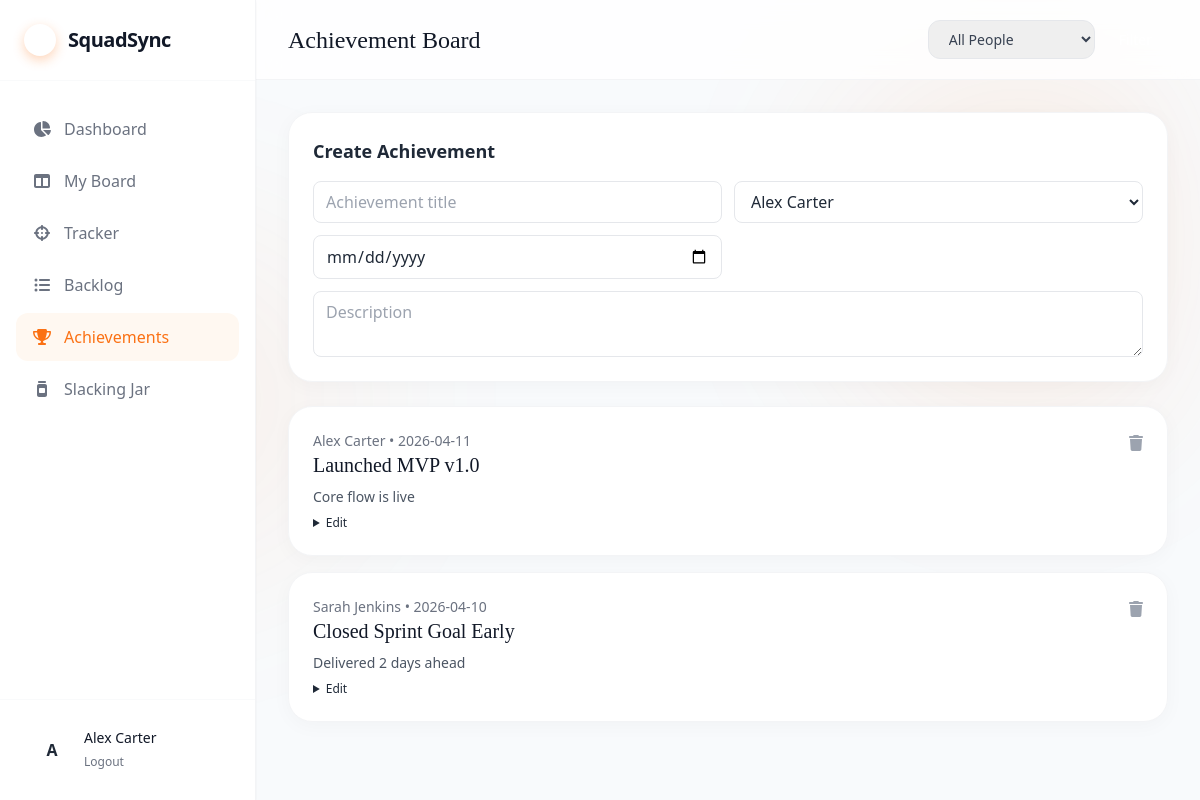
The page /achievements (signed in) on the database its author committed.
### application/models.py (models this page shows, shortened)
class User(UserMixin, db.Model):
    id = db.Column(db.Integer, primary_key=True)
    name = db.Column(db.String(100), nullable=False)
    email = db.Column(db.String(120), unique=True, nullable=False)
    password_hash = db.Column(db.String(255), nullable=False)
    created_at = db.Column(db.DateTime, default=datetime.utcnow, nullable=False)
    tasks = db.relationship("Task", backref="user", lazy=True, cascade="all, delete-orphan")
    focuses = db.relationship(
        "CurrentFocus", backref="user", lazy=True, cascade="all, delete-orphan"
    )
    achievements = db.relationship(
        "Achievement", backref="user", lazy=True, cascade="all, delete-orphan"
    )
    fines = db.relationship(
        "SlackingJarEntry", foreign_keys="SlackingJarEntry.user_id", backref="target_user", lazy=True
    )

class Achievement(db.Model):
    id = db.Column(db.Integer, primary_key=True)
    title = db.Column(db.String(140), nullable=False)
    description = db.Column(db.Text, nullable=True)
    user_id = db.Column(db.Integer, db.ForeignKey("user.id"), nullable=False)
    date_achieved = db.Column(db.Date, default=date.today, nullable=False)
    created_at = db.Column(db.DateTime, default=datetime.utcnow, nullable=False)

### application/routes.py (the view, shortened to what this page needs)
@main_bp.route("/achievements", methods=["GET", "POST"])
@login_required
def achievements():
    form = AchievementForm()
    form.user_id.choices = _user_choices()
    people_filter = request.args.get("user", "all")
    query = Achievement.query.order_by(Achievement.date_achieved.desc(), Achievement.created_at.desc())
    if people_filter.isdigit():
        query = query.filter_by(user_id=int(people_filter))
    return render_template(
        "achievements.html",
        active="achievements",
        form=form,
        achievements=query.all(),
        users=User.query.order_by(User.name.asc()).all(),
        people_filter=people_filter,
    )

### application/forms.py
class AchievementForm(FlaskForm):
    title = StringField("Title", validators=[DataRequired(), Length(max=140)])
    description = TextAreaField("Description", validators=[Optional(), Length(max=1200)])
    user_id = SelectField("Person", coerce=int, validators=[DataRequired()])
    date_achieved = DateField("Date Achieved", validators=[DataRequired()])
    submit = SubmitField("Post Achievement")

### application/models.py (called while the page is built)
@login_manager.user_loader
def load_user(user_id: str):
    return db.session.get(User, int(user_id))

### application/routes.py (called while the page is built)
@main_bp.app_context_processor
def inject_layout_context():
    return {"current_user": current_user}

def _user_choices():
    users = User.query.order_by(User.name.asc()).all()
    return [(u.id, u.name) for u in users]

### application/templates/achievements.html (shortened to what this page needs)
{% extends 'base.html' %}
{% block header %}
<header class="bg-white/80 backdrop-blur-md border-b border-gray-100 sticky top-0 z-10 px-8 py-5 flex justify-between items-center">
    <div><h1 class="text-2xl font-serif text-gray-900">Achievement Board</h1></div>
    <form method="get" class="flex items-center gap-2">
        <select name="user" class="bg-surface-100 border border-gray-200 text-gray-700 py-2 pl-4 pr-10 rounded-xl text-sm">
            <option value="all" {% if people_filter == 'all' %}selected{% endif %}>All People</option>
        </select>
        <button class="px-4 py-2 rounded-xl bg-brand-500 text-white text-sm">Filter</button>
    </form>
</header>
{% endblock %}
{% block content %}
<section class="panel p-6">
    <h2 class="text-lg font-bold mb-4">Create Achievement</h2>
    <form method="post" class="grid grid-cols-1 md:grid-cols-2 gap-3">
        {{ form.title(class='rounded-lg border border-gray-200 px-3 py-2 bg-white', placeholder='Achievement title') }}
        {{ form.user_id(class='rounded-lg border border-gray-200 px-3 py-2 bg-white') }}
        {{ form.date_achieved(class='rounded-lg border border-gray-200 px-3 py-2 bg-white') }}
        <button class="bg-brand-500 text-white rounded-lg px-4 py-2">Post Achievement</button>
        {{ form.description(class='rounded-lg border border-gray-200 px-3 py-2 bg-white md:col-span-2', placeholder='Description') }}
    </form>
</section>
<div class="space-y-4">
    {% for item in achievements %}
    <article class="panel p-6">
        <div class="flex justify-between items-start">
            <div>
                <p class="text-sm text-gray-500">{{ item.user.name }} • {{ item.date_achieved }}</p>
                <h3 class="text-xl font-serif text-gray-900">{{ item.title }}</h3>
                <p class="text-sm text-gray-600 mt-2">{{ item.description or 'No description.' }}</p>
                <details class="mt-2">
                    <summary class="text-xs text-brand-600 cursor-pointer">Edit</summary>
                </details>
            </div>
            <form method="post" action="{{ url_for('main.delete_achievement', achievement_id=item.id) }}">
                <button class="text-gray-400 hover:text-red-600"><i class="fa-solid fa-trash"></i></button>
            </form>
        </div>
    </article>
    {% else %}
    <div class="panel p-6 text-gray-500">No achievements posted yet.</div>
    {% endfor %}
</div>
{% endblock %}

### application/templates/base.html (shortened to what this page needs)
<!DOCTYPE html>
<html lang="en">
<head>
    <script src="https://cdn.tailwindcss.com"></script>
    <link rel="stylesheet" href="https://cdnjs.cloudflare.com/ajax/libs/font-awesome/6.4.0/css/all.min.css">
    <link rel="stylesheet" href="{{ url_for('static', filename='css/styles.css') }}">
</head>
<body class="min-h-screen font-sans text-gray-800 antialiased relative {% block body_class %}flex m-0 p-0{% endblock %}">
    <div class="mesh-bg"></div>
    {% block layout %}
    <aside class="w-64 bg-white border-r border-gray-100 flex-shrink-0 hidden md:flex flex-col h-screen sticky top-0 z-20 shadow-sm">
        <div class="p-6 flex items-center gap-3 border-b border-gray-50">
            <div class="w-8 h-8 rounded-full bg-brand-500 flex items-center justify-center text-white shadow-[0_4px_12px_rgba(251,113,20,0.3)]">
                <i class="fa-solid fa-bolt text-sm"></i>
            </div>
            <span class="font-bold text-xl tracking-tight text-gray-900">SquadSync</span>
        </div>
        <nav class="flex-1 overflow-y-auto py-6 px-4 space-y-1">
            <a href="{{ url_for('main.dashboard') }}" class="nav-link {% if active == 'dashboard' %}active{% endif %}"><i class="fa-solid fa-chart-pie w-5 text-center"></i>Dashboard</a>
            <a href="{{ url_for('main.board') }}" class="nav-link {% if active == 'board' %}active{% endif %}"><i class="fa-solid fa-columns w-5 text-center"></i>My Board</a>
            <a href="{{ url_for('main.tracker') }}" class="nav-link {% if active == 'tracker' %}active{% endif %}"><i class="fa-solid fa-crosshairs w-5 text-center"></i>Tracker</a>
            <a href="{{ url_for('main.backlog') }}" class="nav-link {% if active == 'backlog' %}active{% endif %}"><i class="fa-solid fa-list-ul w-5 text-center"></i>Backlog</a>
            <a href="{{ url_for('main.achievements') }}" class="nav-link {% if active == 'achievements' %}active{% endif %}"><i class="fa-solid fa-trophy w-5 text-center"></i>Achievements</a>
            <a href="{{ url_for('main.jar') }}" class="nav-link {% if active == 'jar' %}active{% endif %}"><i class="fa-solid fa-jar w-5 text-center"></i>Slacking Jar</a>
        </nav>
        <div class="p-4 border-t border-gray-50">
            <div class="flex items-center gap-3 px-4 py-3">
                <div class="w-10 h-10 rounded-full bg-brand-100 text-brand-700 flex items-center justify-center font-semibold">{{ current_user.name[:1] }}</div>
                <div>
                    <p class="text-sm font-medium text-gray-900">{{ current_user.name }}</p>
                    <form action="{{ url_for('auth.logout') }}" method="post">
                        <button class="text-xs text-gray-500 hover:text-brand-600">Logout</button>
                    </form>
                </div>
            </div>
        </div>
    </aside>
    <main class="flex-1 flex flex-col h-screen overflow-y-auto">
        {% block header %}{% endblock %}
        <div class="p-8 max-w-7xl mx-auto w-full space-y-6">
            {% block content %}{% endblock %}
        </div>
    </main>
    {% endblock %}
</body>
</html>

### application/static/css/styles.css (style rules this page uses)
body { margin: 0; padding: 0; background-color: #f8fafc; overflow-x: hidden; }
.mesh-bg { position: fixed; top: 0; left: 0; right: 0; bottom: 0; z-index: -1; background: radial-gradient(circle at 15% 50%, rgba(251, 113, 20, 0.08), transparent 25%), radial-gradient(circle at 85% 30%, rgba(251, 113, 20, 0.12), transparent 25%); filter: blur(60px); }
.nav-link { display: flex; align-items: center; gap: 0.75rem; padding: 0.75rem 1rem; color: #6b7280; border-radius: 0.75rem; font-weight: 500; transition: all 0.2s; }
.nav-link.active { background: #fff8f1; color: #fb7114; }
.panel { background: white; border: 1px solid #f3f4f6; border-radius: 1.5rem; box-shadow: 0 4px 20px rgba(0, 0, 0, 0.03); }

### rows shown on the page
User: name "A", name "Alex Carter"
Achievement: user.name "Alex Carter", date_achieved "2026-04-11", title "Launched MVP v1.0", description "Core flow is live"
Achievement: user.name "Sarah Jenkins", date_achieved "2026-04-10", title "Closed Sprint Goal Early", description "Delivered 2 days ahead"
